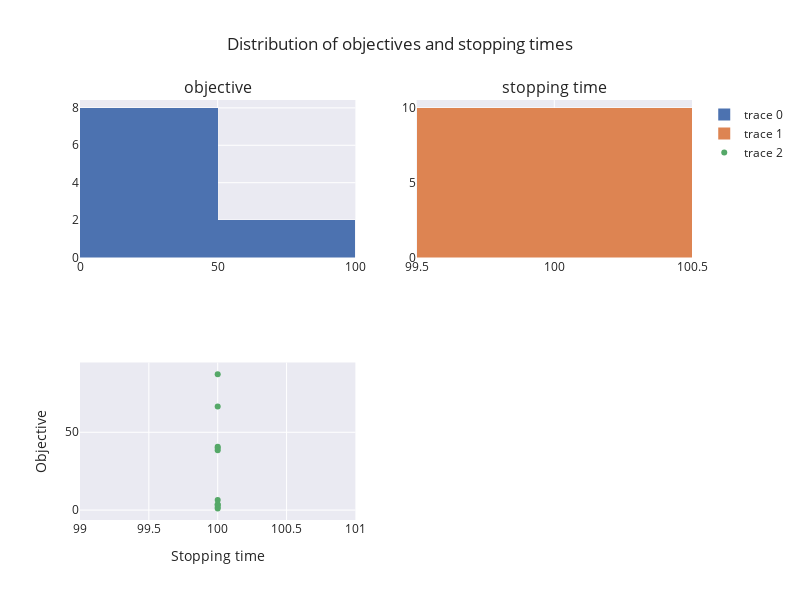

Source (notebook cell):
### Markdown cell above
### Run the model

### Code cell
# initialize the model and the policy
policy_names = ["sell_low", "high_low", "track"]
state_names = ["price", "price_smoothed", "resource", "bias"]
init_state = {
    "price": initPrice,
    "price_smoothed": initPrice,
    "resource": 1,
    "bias": initBias,
}
decision_names = ["sell", "hold"]

M = AssetSellingModel(state_names, decision_names, init_state, exog_params, T)
P = AssetSellingPolicy(M, policy_names)
t = 0

# make a policy_info dict object to pass policy-specific parameters
policy_info = {
    "sell_low": param_list[0],
    "high_low": param_list[1],
    "track": param_list[2],
}

start = time.time()
print(
    "Selected policy {}, time horizon {}, initial price {} and number of iterations {}".format(
        policy_selected, T, initPrice, nIterations
    )
)

# Evaluate one of the policies for one value of theta
if grid_search == False:
    contribution_iterations = []
    state_histories = []
    for i in range(nIterations):
        contribution, t_stop, state_history = P.run_policy(
            policy_info, policy_selected, t
        )
        contribution_iterations.append((contribution, t_stop))
        state_history["iteration"] = i
        state_histories.append(state_history)

    contribution_iterations = pd.DataFrame(
        contribution_iterations, columns=["objective", "stopping time"]
    )
    state_histories = pd.concat(state_histories)

    print("Contribution per iteration: ")
    print(contribution_iterations)

    fig = make_subplots(rows=2, cols=2, subplot_titles=["objective", "stopping time"])

    fig.add_trace(
        go.Histogram(x=contribution_iterations["objective"]),
        row=1,
        col=1,
    )

    fig.add_trace(
        go.Histogram(x=contribution_iterations["stopping time"]), row=1, col=2
    )

    fig.add_trace(
        go.Scatter(
            x=contribution_iterations["stopping time"],
            y=contribution_iterations["objective"],
            mode="markers",
        ),
        row=2,
        col=1,
    )
    fig["layout"]["xaxis3"]["title"] = "Stopping time"
    fig["layout"]["yaxis3"]["title"] = "Objective"

    fig.update_layout(
        height=600,
        width=800,
        title_text="Distribution of objectives and stopping times",
    )
    fig.show()

else:
    # Run a grid-search procedure for the selected policy

    # Get the theta values to carry out a full grid search
    theta_values, theta_high_values, theta_low_values = P.grid_search_theta_values(
        policy_selected,
        sheet2["low_min"][0],
        sheet2["low_max"][0],
        sheet2["high_min"][0],
        sheet2["high_max"][0],
        sheet2["track_min"][0],
        sheet2["track_max"][0],
        sheet2["increment_size"][0],
    )
    # use those theta values to calculate corresponding contribution values

    contribution_iterations = [
        P.vary_theta(policy_info, policy_selected, t, theta_values)
        for ite in list(range(nIterations))
    ]

    contribution_iterations = np.array(contribution_iterations)
    contribution_avgs = contribution_iterations.mean(axis=0)

    if policy_selected == "high_low":
        # plot average contributions of theta values on a heat map
        contribution_matrix = np.reshape(
            contribution_avgs[:, 0], (len(theta_low_values), -1)
        )
        fig = px.imshow(
            contribution_matrix,
            labels={"x": "theta_high", "y": "theta_low"},
            x=theta_high_values,
            y=theta_low_values,
        )
        fig.show()
    else:
        # plot average contributions of theta values in a line graph
        fig = px.line(x=theta_low_values, y=contribution_avgs[:, 0])
        fig.show()

end = time.time()
print("{} secs".format(end - start))

### Figure 1 — Plotly figure (JSON) as saved in the notebook; plotly's stock layout.template omitted (floating-point values rounded to 4 significant figures)
{"data": [{"type": "histogram", "x": [38.49, 6.493, 3.639, 66.57, 1.106, 40.66, 87.36, 2.058, 39.82, 3.393], "xaxis": "x", "yaxis": "y"}, {"type": "histogram", "x": [100, 100, 100, 100, 100, 100, 100, 100, 100, 100], "xaxis": "x2", "yaxis": "y2"}, {"mode": "markers", "type": "scatter", "x": [100, 100, 100, 100, 100, 100, 100, 100, 100, 100], "xaxis": "x3", "y": [38.49, 6.493, 3.639, 66.57, 1.106, 40.66, 87.36, 2.058, 39.82, 3.393], "yaxis": "y3"}], "layout": {"annotations": [{"font": {"size": 16}, "showarrow": false, "text": "objective", "x": 0.225, "xanchor": "center", "xref": "paper", "y": 1, "yanchor": "bottom", "yref": "paper"}, {"font": {"size": 16}, "showarrow": false, "text": "stopping time", "x": 0.775, "xanchor": "center", "xref": "paper", "y": 1, "yanchor": "bottom", "yref": "paper"}], "height": 600, "title": {"text": "Distribution of objectives and stopping times"}, "width": 800, "xaxis": {"anchor": "y", "domain": [0, 0.45]}, "xaxis2": {"anchor": "y2", "domain": [0.55, 1]}, "xaxis3": {"anchor": "y3", "domain": [0, 0.45], "title": {"text": "Stopping time"}}, "xaxis4": {"anchor": "y4", "domain": [0.55, 1]}, "yaxis": {"anchor": "x", "domain": [0.625, 1]}, "yaxis2": {"anchor": "x2", "domain": [0.625, 1]}, "yaxis3": {"anchor": "x3", "domain": [0, 0.375], "title": {"text": "Objective"}}, "yaxis4": {"anchor": "x4", "domain": [0, 0.375]}}}
